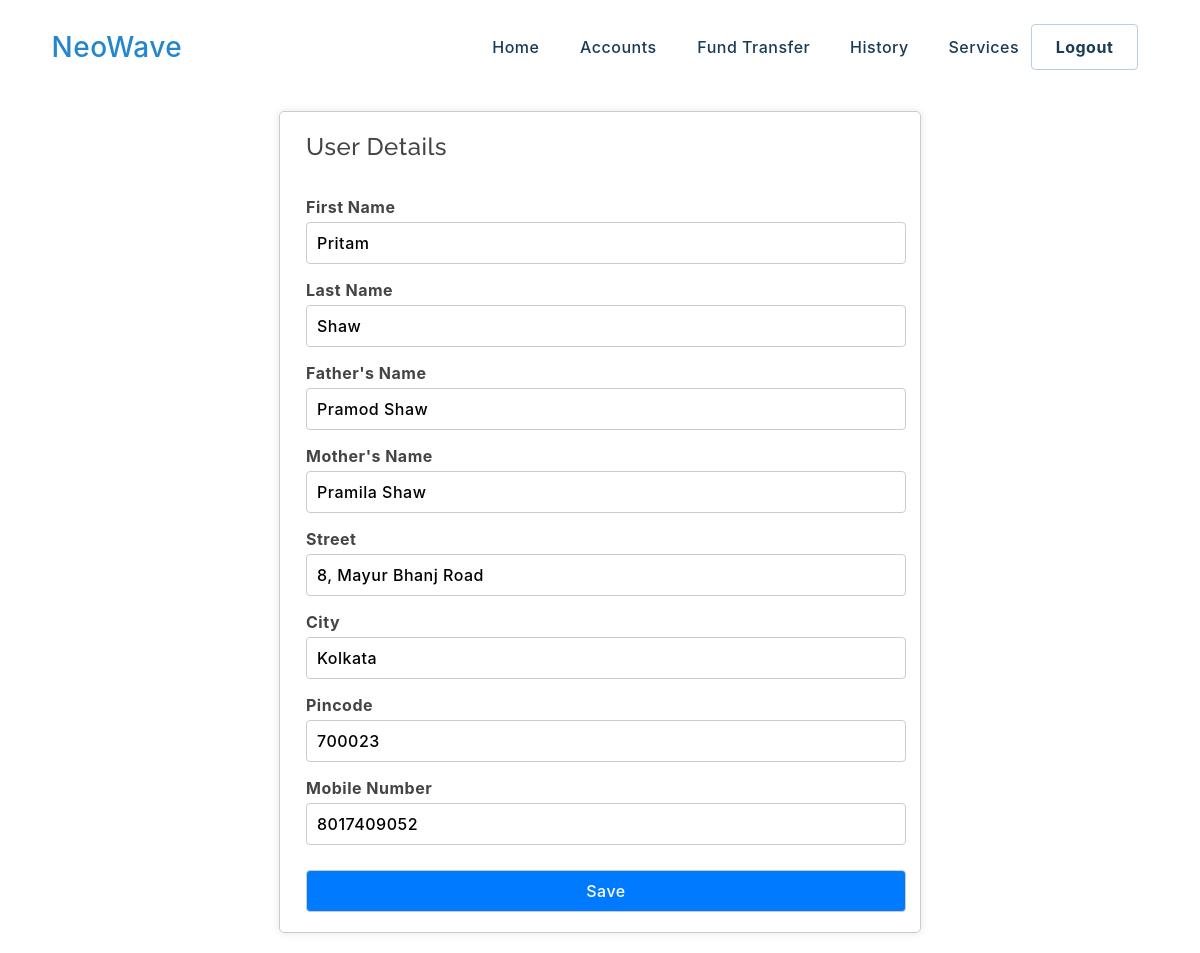
The app's page /userdetails (signed in) with its own data.
### neowave/models.py (models this page shows, shortened)
class Profile(models.Model):
	user = models.OneToOneField(User, on_delete=models.CASCADE)
	firstname = models.CharField(max_length=100, default='')
	lastname = models.CharField(max_length=100, default='')
	fathername = models.CharField(max_length=100)
	mothername = models.CharField(max_length=100)
	street = models.CharField(max_length=255)
	city = models.CharField(max_length=100)
	pincode = models.CharField(max_length=6)
	mobilenumber = models.CharField(max_length=10)

### neowave/views.py (the view, shortened to what this page needs)
# urls.py: path('userdetails', views.userdetails, name= 'userdetails'),
@login_required
def userdetails(request):
	profile = request.user.profile
	return render(request, 'userdetails.html', {'profile': profile})

### templates/userdetails.html (shortened to what this page needs)
{% extends 'base.html' %}
	{% block bodycontent %}
	<section>
		<div class="container">
			<div class="content">
				<form id="user-details-form" method="post">
					<h1>User Details</h1><br>
					<p class="input">First Name</p>
					<input type="text" id="id_firstname" name="firstname" value="{{ profile.firstname }}" required><br>
					<p class="input">Last Name</p>
					<input type="text" id="id_lastname" name="lastname" value="{{ profile.lastname }}" required><br>
					<p class="input">Father's Name</p>
					<input type="text" id="id_fathername" name="fathername" value="{{ profile.fathername }}" required><br>
					<p class="input">Mother's Name</p>
					<input type="text" id="id_mothername" name="mothername" value="{{ profile.mothername }}" required><br>
					<p class="input">Street</p>
					<input type="text" id="id_street" name="street" value="{{ profile.street }}" required><br>
					<p class="input">City</p>
					<input type="text" id="id_city" name="city" value="{{ profile.city }}" required><br>
					<p class="input">Pincode</p>
					<input type="text" id="id_pincode" name="pincode" value="{{ profile.pincode }}" required><br>
					<p class="input">Mobile Number</p>
					<input type="text" id="id_mobilenumber" name="mobilenumber" value="{{ profile.mobilenumber }}" required><br>
					<br>
					<button type="submit">Save</button>
				</form>
			</div>
		</div>
	</section>
	{% endblock%}

### static/css/style.css (style rules this page uses)
* { margin: 0 1%; padding: 0; text-decoration: none; list-style: none; font-weight: 500; letter-spacing: .5px; font-family: Inter, -apple-system, BlinkMacSystemFont, "Segoe UI", Roboto, Helvetica, Arial, sans-serif, "Apple Color Emoji", "Segoe UI Emoji", "Segoe UI Symbol"; }
h1, h2, h3, h4, h5, h6 { font-family: "Raleway", sans-serif; }
body { font-family: "Open Sans", sans-serif; color: #444; margin: 0; padding: 0; }
form { margin: 20px auto; width: 80%; max-width: 600px; border: 1px solid #ccc; padding: 20px; border-radius: 5px; box-shadow: 0 0 10px rgba(0, 0, 0, 0.1); }
.input { margin-top: 10px; font-weight: bold; }
select, input[type="text"], input[type="number"], input[type="password"], input[type="email"], button { width: 100%; padding: 10px; margin-top: 5px; border: 1px solid #ccc; border-radius: 4px; box-sizing: border-box; font-size: 16px; }
button, .button { width: 100%; padding: 10px; margin-top: 5px; border: 1px solid #ccc; border-radius: 4px; box-sizing: border-box; font-size: 16px; background-color: #007bff; color: #fff; cursor: pointer; }

### templates/userdetails.html (style rules this page uses)
.input { margin-top: 1rem; margin-bottom: 0; }

### records on screen
Profile: firstname "Pritam", lastname "Shaw", fathername "Pramod Shaw", mothername "Pramila Shaw", street "8, Mayur Bhanj Road", city "Kolkata", pincode "700023", mobilenumber "8017409052"
